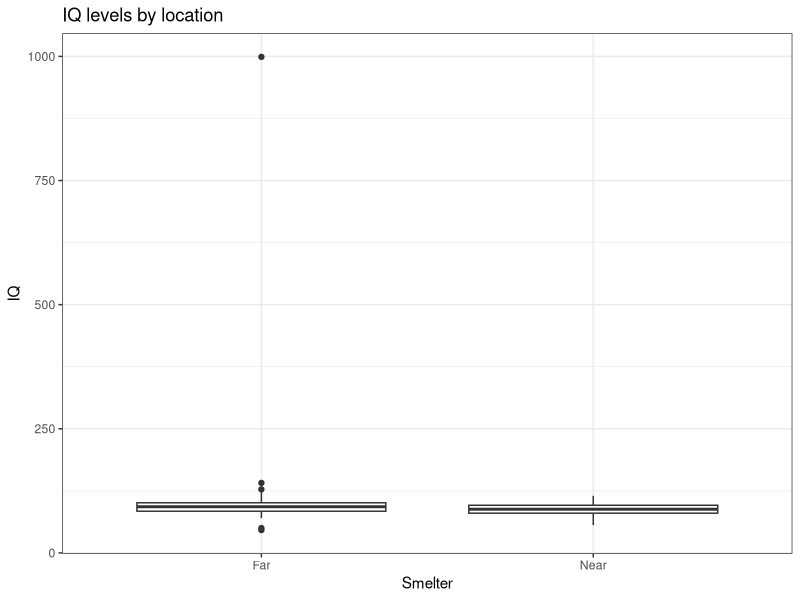
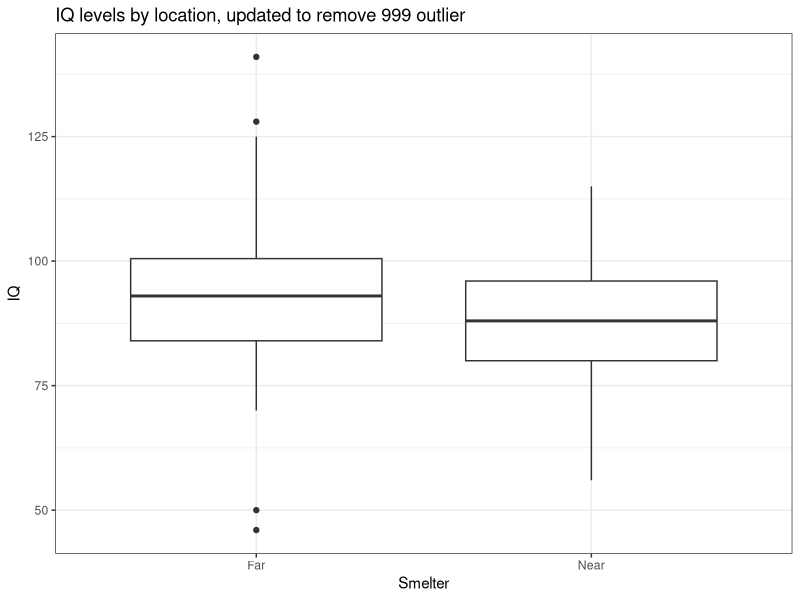

Recreate these plots in R, in order. (Note: this script raises an error after producing the figures.)
## ---- chunk 1
# Use rmarkdown::render("Code/Sarkar_Project_01.Rmd", output_file = "../Reports/Sarkar_Project_01.pdf") to knit the markdown file
knitr::opts_chunk$set(echo = TRUE)
options(knitr.table.format = "simple")
library(utils)
library(ggplot2)
library(tidyverse)
## ---- chunk 2
datatab <- read.csv("../DataRaw/lead-iq-01.csv")
ggplot(datatab, aes(Smelter, IQ)) +
  geom_boxplot() +
  theme_bw() +
  ggtitle("IQ levels by location")
## ---- chunk 3
knitr::kable(datatab[c(1:8, 68:76), ], 
             caption = "A few rows for each location status",
             booktabs = TRUE)
## ---- chunk 4
mean_df <- datatab %>%
  group_by(Smelter) %>%
  summarise(mean = mean(IQ))
## ---- chunk 5
for (i in 1:nrow(datatab)) {
  if (datatab$IQ[i] == 999) {
    datatab$IQ[i] <- 99
  }
}
## ---- chunk 6
ggplot(datatab, aes(Smelter, IQ)) +
  geom_boxplot() +
  theme_bw() +
  ggtitle("IQ levels by location, updated to remove 999 outlier")
## ---- chunk 7
mean_df <- datatab %>%
  group_by(Smelter) %>%
  summarise(mean = mean(IQ))
## ---- chunk 8
write.csv(datatab, "../DataProcessed/lead-iq-999removed.csv")
